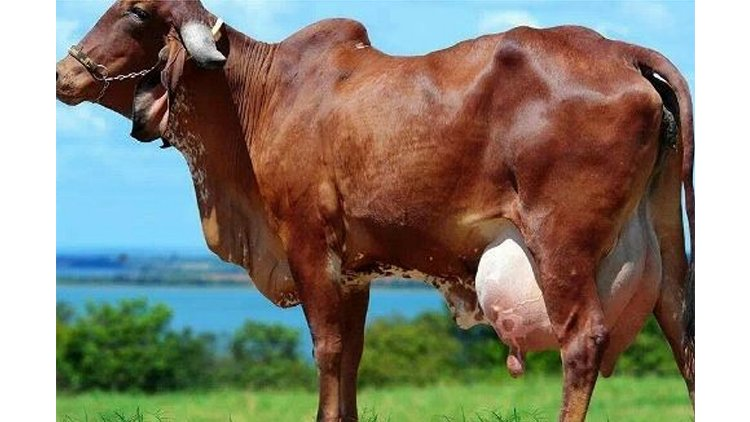
#> input picture backend/media/cattle_images/c6d887ae-82d5-4255-b038-a9d9cc73400c/03a5057f-6c2f-49a0-b38c-a1ecdd45cae7_75a6c9c0.jpg, 750 x 422 px
$ python -i utils.py   (imports and definitions only)
#> lines starting #> are read from the running program, lines starting #| are printed output that depends on the picture
"""
Utility functions for cattle management.
"""
import os
from PIL import Image, ImageOps
from django.core.files.base import ContentFile
from django.core.files.storage import default_storage
import io


# [47 lines left out: function compress_image, not called in this run]


def create_thumbnail(image_file, size=(200, 200)):
    """
    Create a thumbnail from an image file.

    Args:
        image_file: Django UploadedFile object or file path
        size: Tuple of (width, height) for thumbnail

    Returns:
        ContentFile with thumbnail image
    """
#> called with size = (200, 200)
    try:
        with Image.open(image_file) as img:
            # Convert to RGB if necessary
#> img is the input picture: PIL image 750x422 RGB; mean R, G, B 134.3, 129.4, 115.2
            if img.mode in ('RGBA', 'LA', 'P'):
                background = Image.new('RGB', img.size, (255, 255, 255))
                if img.mode == 'P':
                    img = img.convert('RGBA')
                background.paste(img, mask=img.split()[-1] if img.mode == 'RGBA' else None)
                img = background
            elif img.mode != 'RGB':
                img = img.convert('RGB')

            # Auto-rotate based on EXIF data
            img = ImageOps.exif_transpose(img)

            # Create thumbnail (crops to exact size)
            img = ImageOps.fit(img, size, Image.Resampling.LANCZOS)
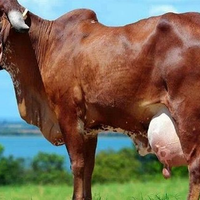
#> img: PIL image 200x200 RGB; mean R, G, B 119.3, 103.5, 83.4

            # Save to bytes
            output = io.BytesIO()
            img.save(output, format='JPEG', quality=90, optimize=True)
            output.seek(0)

            # Create thumbnail filename
            original_name = os.path.splitext(image_file.name)[0]
            thumbnail_filename = f"{original_name}_thumb.jpg"

            return ContentFile(output.getvalue(), name=thumbnail_filename)

    except Exception as e:
        print(f"Thumbnail creation failed: {e}")
        return None


# [50 lines left out: functions validate_image_dimensions, get_image_info, not called in this run]

>>> result = create_thumbnail('../media/cattle_images/c6d887ae-82d5-4255-b038-a9d9cc73400c/03a5057f-6c2f-49a0-b38c-a1ecdd45cae7_75a6c9c0.jpg')
